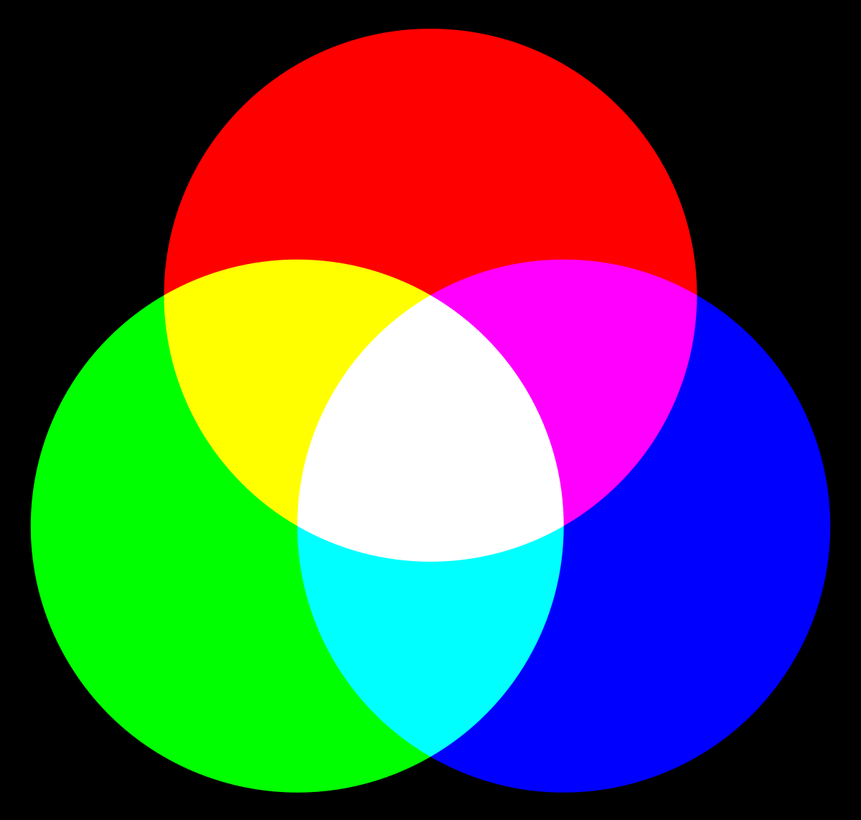
#> input picture teste_RGB.png, 861 x 820 px, shrunk from 1200 x 1143 before the run
$ jupyter execute teste_4.ipynb
#> lines starting #> are read from the running program, lines starting #| are printed output that depends on the picture
Ideia: Criar tambmém vetor RGB com algum peso para definir lambda

Código teste-> pega imagem e transforma em 3 np.arrays rgb

[cell 1]
import PIL
import cv2 as cv
import numpy as np
import matplotlib.pyplot as plt
image_array = PIL.Image.open("teste_RGB.png")
#> image_array is the input picture: PIL image 861x820 RGB; mean R, G, B 80.6, 80.6, 80.6
arr = np.array(image_array)

r,g,b = cv.split(arr)
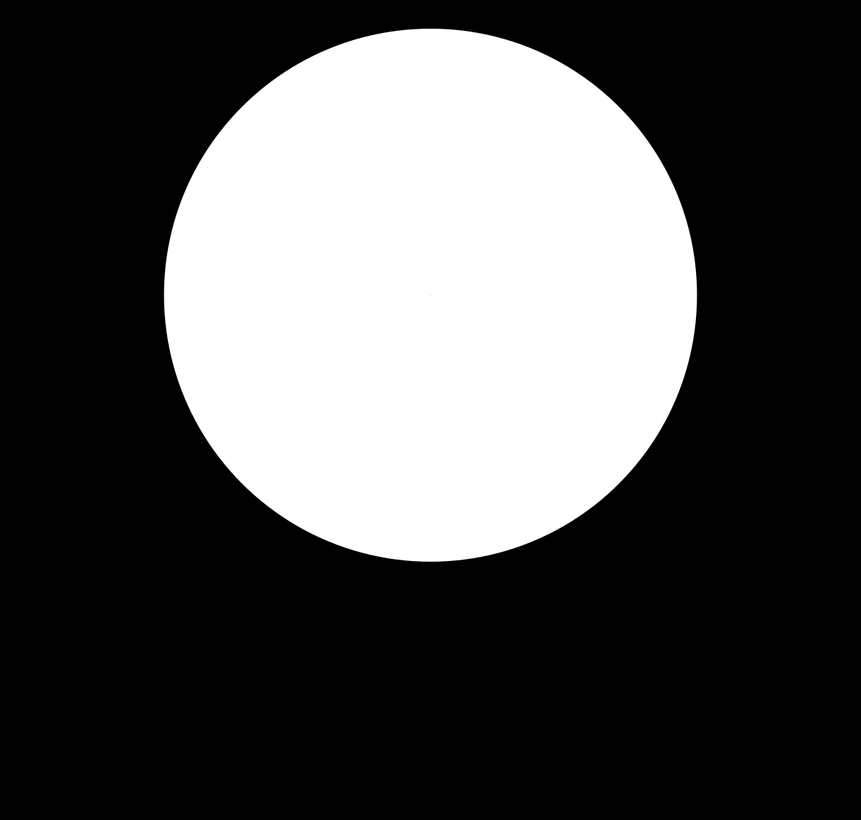
#> r: shape (820, 861); min 0, max 255, mean 80.6
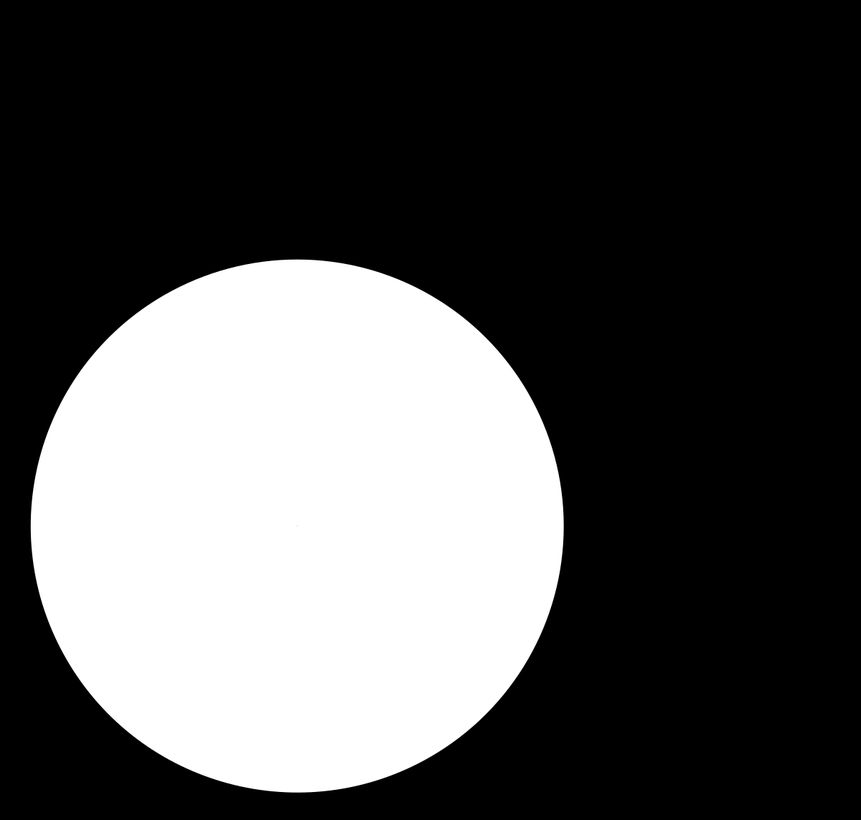
#> g: shape (820, 861); min 0, max 255, mean 80.6
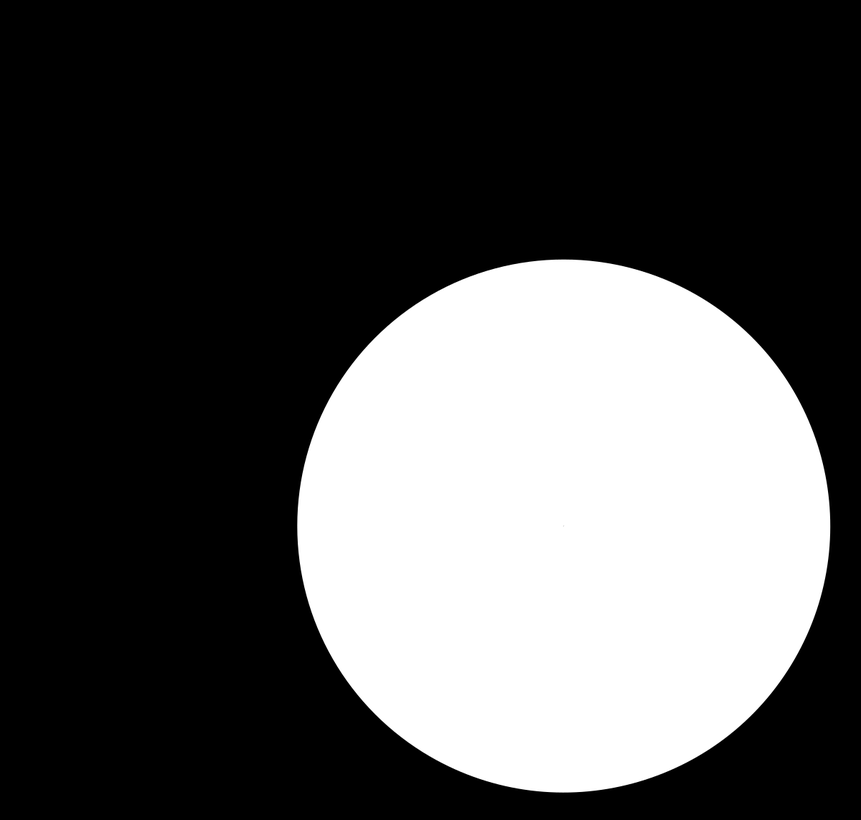
#> b: shape (820, 861); min 0, max 255, mean 80.6
l, c = r.shape #pego numero de linhas e colunas da img
#> l = 820; c = 861
l,c
#> Out = (820, 861)
# cv.imshow("red",r)
# cv.imshow("green",g)
# cv.imshow("blue",b)

Calculando media dos valores RGB em toda img (soma de rgb dos pixels / numero de pixels)(para talvez usar como parametro)

[cell 2]
red_media = np.sum(r)/(l*c)
#> red_media = 80.59
green_media = np.sum(g)/(l*c)
#> green_media = 80.59
blue_media = np.sum(b)/(l*c)
#> blue_media = 80.59
red_media,green_media,blue_media
#> Out = (80.59, 80.59, 80.59)
